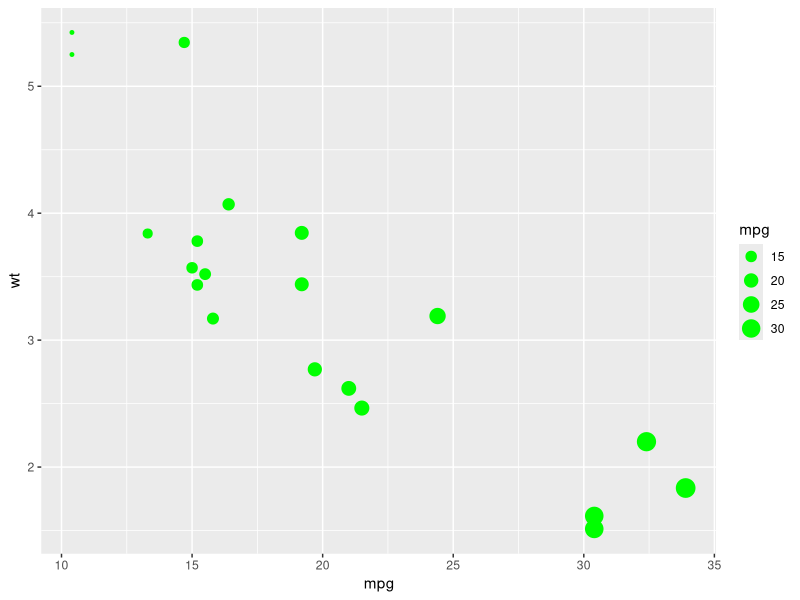

Generate this figure with R:
## This exercise demonstrates how to gradiate symbols in ggplot2

# Bring in the data
setwd("./data")
frame <- read.csv("DataSet-Autos.csv")

# Bring in ggplot2
library(ggplot2)

# quickplot mpg and weight, setting size to weigh by mpg
qplot(data = frame, mpg, wt, size = mpg, color = I("Green"))
